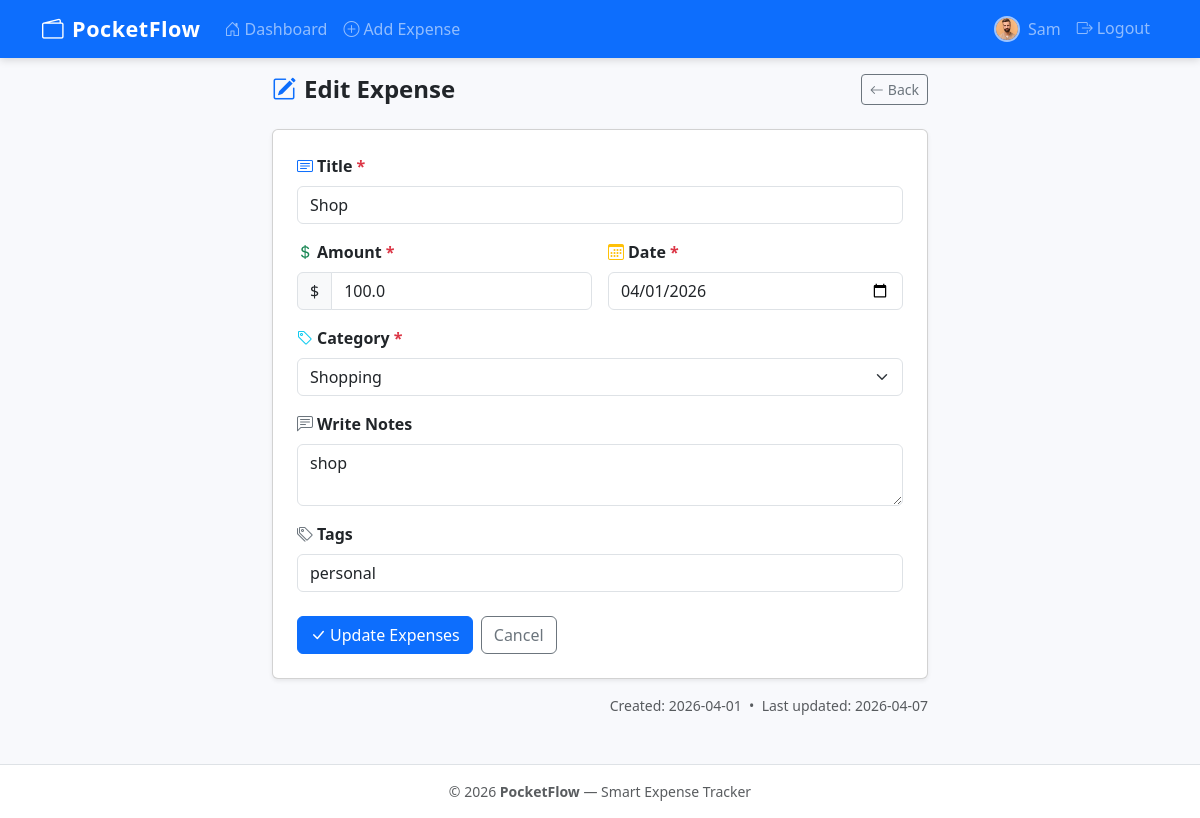
Before: /expense/edit/8 (signed in) with the older database file.
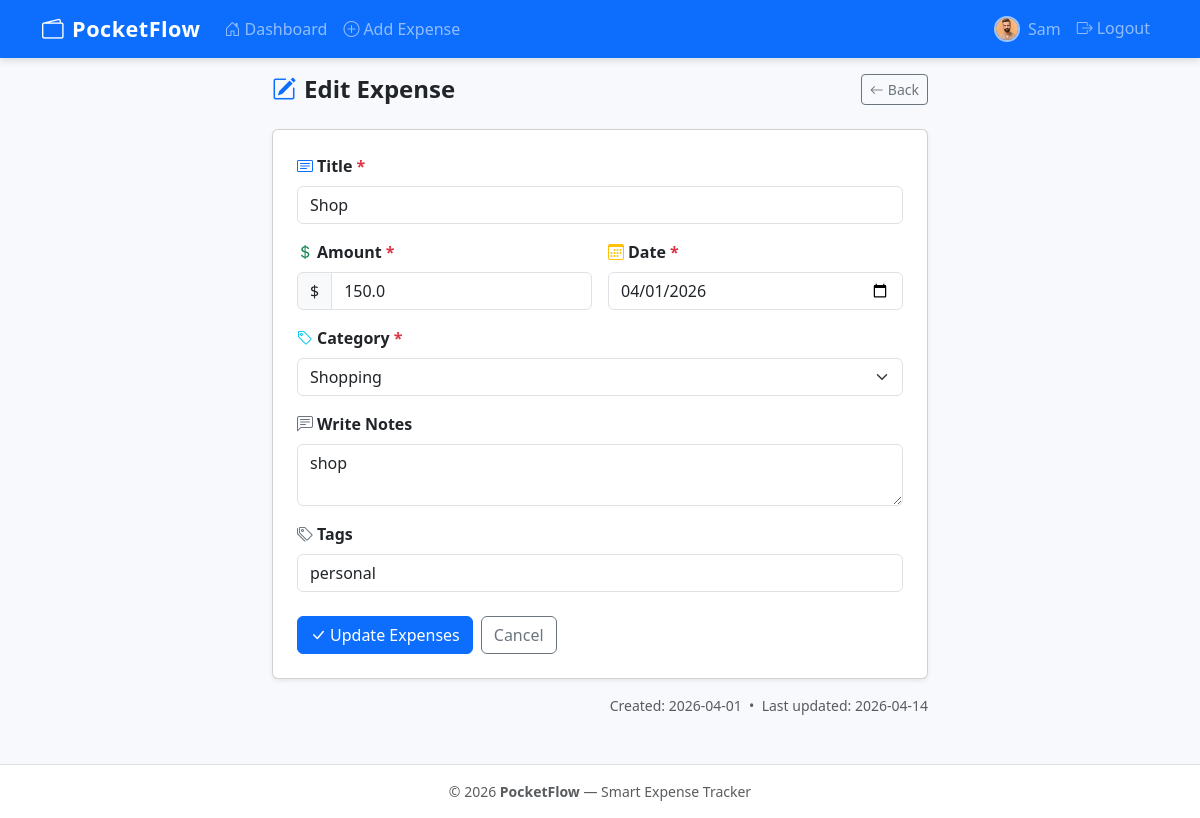
After: the same page with the newer database file.
### tables this page shows
CREATE TABLE expenses (
            id         INTEGER PRIMARY KEY AUTOINCREMENT,
            user_id    INTEGER NOT NULL,
            title      TEXT    NOT NULL,
            amount     REAL    NOT NULL,
            date       TEXT    NOT NULL,
            category   TEXT    NOT NULL,
            notes      TEXT    NOT NULL DEFAULT '',
            tags       TEXT    NOT NULL DEFAULT '',
            created_at TEXT    NOT NULL DEFAULT (datetime('now')),
            updated_at TEXT    NOT NULL DEFAULT (datetime('now')),
            FOREIGN KEY (user_id) REFERENCES users(id) ON DELETE CASCADE
        );

### app.py (the view, shortened to what this page needs)
@app.route('/expense/edit/<int:expense_id>', methods=['GET', 'POST'])
@login_required
def edit_expense(expense_id):
    conn    = get_db()
    expense = conn.execute(
        'SELECT * FROM expenses WHERE id = ? AND user_id = ?',
        [expense_id, session['user_id']]
    ).fetchone()
    conn.close()
    if not expense:
        flash('Expense not found.', 'danger')
        return redirect(url_for('dashboard'))
    return render_template('expenses/edit_expense.html', expense=expense, categories=CATEGORIES)

### app.py (called while the page is built, shortened)
def get_db():
    conn = sqlite3.connect(DATABASE)
    conn.row_factory = sqlite3.Row
    conn.execute('PRAGMA foreign_keys = ON')
    return conn

def login_required(f):
    @wraps(f)
    def decorated(*args, **kwargs):
        if 'user_id' not in session:
            flash('Please log in to continue.', 'warning')
            return redirect(url_for('login'))
        return f(*args, **kwargs)
    return decorated

@app.before_request
def load_user_from_remember_token():
    if 'user_id' in session:
        return

### templates/expenses/edit_expense.html (shortened to what this page needs)
{% extends 'base.html' %}
{% block content %}
<div class="container" style="max-width:680px">
  <div class="page-header">
    <h2><i class="bi bi-pencil-square me-2 text-primary"></i>Edit Expense</h2>
    <a href="{{ url_for('dashboard') }}" class="btn btn-outline-secondary btn-sm">
      <i class="bi bi-arrow-left me-1"></i>Back
    </a>
  </div>
  <div class="card shadow-sm">
    <div class="card-body p-4">
      <form method="POST" action="{{ url_for('edit_expense', expense_id=expense.id) }}" novalidate>
        <div class="mb-3">
          <label for="title" class="form-label fw-semibold">
            <i class="bi bi-card-text me-1 text-primary"></i>Title <span class="text-danger">*</span>
          </label>
          <input type="text" id="title" name="title" class="form-control"
                 value="{{ request.form.get('title', expense.title) }}" required>
        </div>
        <div class="row g-3 mb-3">
          <div class="col-sm-6">
            <label for="amount" class="form-label fw-semibold">
              <i class="bi bi-currency-dollar me-1 text-success"></i>Amount <span class="text-danger">*</span>
            </label>
            <div class="input-group">
              <span class="input-group-text">$</span>
              <input type="number" id="amount" name="amount" class="form-control"
                     step="0.01" min="0.01"
                     value="{{ request.form.get('amount', expense.amount) }}" required>
            </div>
          </div>
          <div class="col-sm-6">
            <label for="date" class="form-label fw-semibold">
              <i class="bi bi-calendar3 me-1 text-warning"></i>Date <span class="text-danger">*</span>
            </label>
            <input type="date" id="date" name="date" class="form-control"
                   value="{{ request.form.get('date', expense.date) }}" required>
          </div>
        </div>
        <div class="mb-3">
          <label for="category" class="form-label fw-semibold">
            <i class="bi bi-tag me-1 text-info"></i>Category <span class="text-danger">*</span>
          </label>
          <select id="category" name="category" class="form-select" required>
            {% for cat in categories %}
              <option value="{{ cat }}"
                {{ 'selected' if request.form.get('category', expense.category) == cat }}>
                {{ cat }}
              </option>
            {% endfor %}
          </select>
        </div>
        <div class="mb-3">
          <label for="notes" class="form-label fw-semibold">
            <i class="bi bi-chat-left-text me-1 text-secondary"></i>Write Notes
          </label>
          <textarea id="notes" name="notes" class="form-control" rows="2">{{ request.form.get('notes', expense.notes) }}</textarea>
        </div>
        <div class="mb-4">
          <label for="tags" class="form-label fw-semibold">
            <i class="bi bi-tags me-1 text-secondary"></i>Tags
          </label>
          <input type="text" id="tags" name="tags" class="form-control"
                 placeholder="comma-separated"
                 value="{{ request.form.get('tags', expense.tags) }}">
        </div>
        <div class="d-flex gap-2">
          <button type="submit" class="btn btn-primary">
            <i class="bi bi-check-lg me-1"></i>Update Expenses
          </button>
          <a href="{{ url_for('dashboard') }}" class="btn btn-outline-secondary">Cancel</a>
        </div>
      </form>
    </div>
  </div>
  <div class="text-muted small mt-3 text-end">
    Created: {{ expense.created_at[:10] }}
    &nbsp;&bull;&nbsp;
    Last updated: {{ expense.updated_at[:10] }}
  </div>
</div>
{% endblock %}

### templates/base.html (shortened to what this page needs)
<!DOCTYPE html>
<html lang="en">
<head>
  <link rel="stylesheet" href="https://cdn.jsdelivr.net/npm/bootstrap@5.3.2/dist/css/bootstrap.min.css">
  <link rel="stylesheet" href="https://cdn.jsdelivr.net/npm/bootstrap-icons@1.11.3/font/bootstrap-icons.css">
  <link rel="stylesheet" href="{{ url_for('static', filename='css/style.css') }}">
</head>
<body>
<nav class="navbar navbar-expand-lg navbar-dark bg-primary">
  <div class="container">
    <a class="navbar-brand fw-bold" href="{{ url_for('index') }}">
      <i class="bi bi-wallet2 me-2"></i>PocketFlow
    </a>
    <div class="collapse navbar-collapse" id="mainNav">
      {% if session.user_id %}
        <ul class="navbar-nav me-auto">
          {% if session.is_admin %}
            <li class="nav-item">
              <a class="nav-link {{ 'active' if request.endpoint == 'admin_dashboard' }}"
                 href="{{ url_for('admin_dashboard') }}">
                <i class="bi bi-speedometer2 me-1"></i>Admin Dashboard
              </a>
            </li>
          {% else %}
            <li class="nav-item">
              <a class="nav-link {{ 'active' if request.endpoint == 'dashboard' }}"
                 href="{{ url_for('dashboard') }}">
                <i class="bi bi-house-door me-1"></i>Dashboard
              </a>
            </li>
            <li class="nav-item">
              <a class="nav-link {{ 'active' if request.endpoint == 'add_expense' }}"
                 href="{{ url_for('add_expense') }}">
                <i class="bi bi-plus-circle me-1"></i>Add Expense
              </a>
            </li>
          {% endif %}
        </ul>
        <ul class="navbar-nav ms-auto">
          {% if not session.is_admin %}
            <li class="nav-item">
              <a class="nav-link d-flex align-items-center gap-2 {{ 'active' if request.endpoint == 'profile' }}"
                 href="{{ url_for('profile') }}">
                {% if session.get('avatar') %}
                  <img src="{{ url_for('static', filename=session.avatar) }}"
                       alt="avatar"
                       style="width:26px;height:26px;object-fit:cover;border-radius:50%;border:2px solid rgba(255,255,255,.6)">
                {% else %}
                  <i class="bi bi-person-circle"></i>
                {% endif %}
                {{ session.username }}
              </a>
            </li>
          {% else %}
            <li class="nav-item">
              <span class="nav-link text-warning">
                <i class="bi bi-shield-check me-1"></i>{{ session.username }}
              </span>
            </li>
          {% endif %}
          <li class="nav-item">
            <a class="nav-link" href="{{ url_for('logout') }}">
              <i class="bi bi-box-arrow-right me-1"></i>Logout
            </a>
          </li>
        </ul>
      {% endif %}
    </div>
  </div>
</nav>
{% block content %}{% endblock %}
<footer class="py-3 bg-white border-top mt-5">
  <div class="container text-center text-muted small">
    &copy; 2026 <strong>PocketFlow</strong> &mdash; Smart Expense Tracker
  </div>
</footer>
</body>
</html>

### static/css/style.css (style rules this page uses)
:root { --pf-primary: #4e73df; --pf-success: #1cc88a; --pf-warning: #f6c23e; --pf-danger: #e74a3b; --pf-info: #36b9cc; --pf-secondary: #858796; --pf-bg: #f8f9fc; }
body { background-color: var(--pf-bg); font-family: 'Segoe UI', system-ui, -apple-system, sans-serif; min-height: 100vh; display: flex; flex-direction: column; }
.navbar { box-shadow: 0 2px 8px rgba(0,0,0,.15); }
.navbar-brand { font-size: 1.35rem; letter-spacing: .5px; }
.page-header { display: flex; align-items: center; justify-content: space-between; margin-bottom: 1.5rem; flex-wrap: wrap; gap: .5rem; }
.page-header h2 { margin: 0; font-weight: 700; font-size: 1.5rem; }
footer { margin-top: auto; }

Changed rows visible on the page:
changed expenses "Shop": amount "100.0" → "150.0"; updated_at "2026-04-07" → "2026-04-14"
